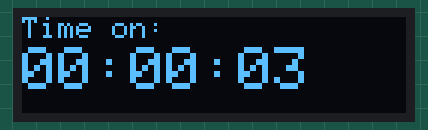
The sketch below on a simulated Arduino Uno, built with avr-gcc and run on an emulated ATmega328P. On the bench: 128×32 one-colour display.

Above: at 3.1 s.
At 7.2 s:
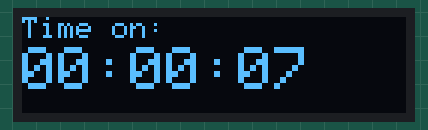
At 11.2 s:
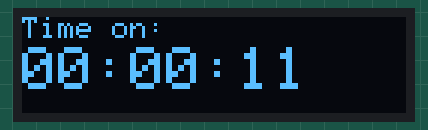
At 20.4 s:
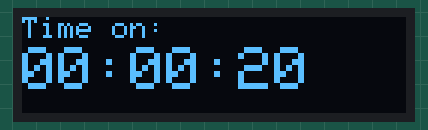
At 29.5 s:
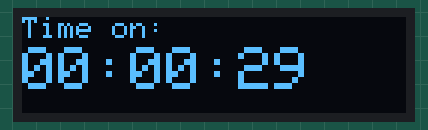
At 38.6 s:
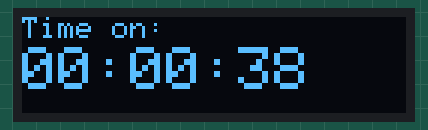

Measured:
- what the display in image 0 shows lasts 1.1 s, from 3.0 s to 4.1 s

The sketch:

oled-control.ino
```cpp
#include <Wire.h>
#include <Adafruit_GFX.h>
#include <Adafruit_SSD1306.h>

#define SCREEN_WIDTH 128 // OLED display width, in pixels
#define SCREEN_HEIGHT 32 // OLED display height, in pixels

// Declaration for an SSD1306 display connected to I2C (SDA, SCL pins)
Adafruit_SSD1306 display(SCREEN_WIDTH, SCREEN_HEIGHT, &Wire, -1);

char* getElapsedTime() {
    // Get the elapsed time since device power-on
    unsigned long elapsedTime = millis();

    // Calculate elapsed time in seconds, minutes, and hours
    unsigned long seconds = elapsedTime / 1000;
    unsigned long minutes = seconds / 60;
    unsigned long hours = minutes / 60;

    // Calculate remaining seconds and minutes after hours
    seconds %= 60;
    minutes %= 60;

    // Create a character array to store the formatted time
    static char formattedTime[9]; // Format: "hh:mm:ss\0"

    // Format the time into the character array
    snprintf(formattedTime, 9, "%02lu:%02lu:%02lu", hours, minutes, seconds);

    // Return the formatted time
    return formattedTime;
}

void setup() {
  Serial.begin(115200);

  if(!display.begin(SSD1306_SWITCHCAPVCC, 0x3C)) {
    Serial.println(F("SSD1306 allocation failed"));
    for(;;);
  }
  delay(2000);
  display.clearDisplay();
  display.setTextColor(WHITE);
}

void loop() {
  delay(1000);

  //clear display
  display.clearDisplay();

  // display temperature
  display.setTextSize(1);
  display.setCursor(0,0);
  display.print("Time on: ");
  display.setTextSize(2);
  display.setCursor(0,10);
  display.print(getElapsedTime());

  display.display();
}
```
